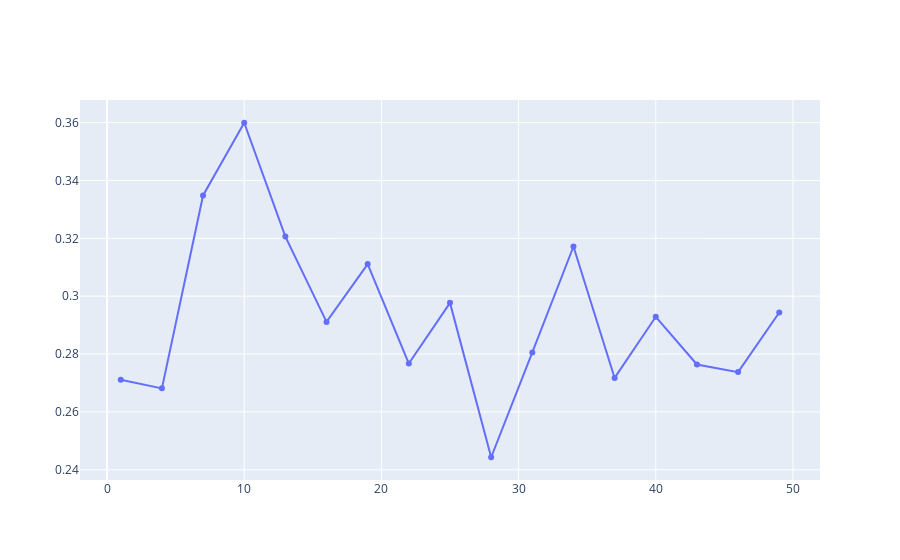

Here is the notebook cell this chart was saved with:
### Code cell
multex_scores = score_topics(multex_dictionary, multex_bow, multex_texts, start = 1, step = 3, stop = 52)
    
plot_topic_scores(multex_scores)

### Figure 1 — Plotly figure (JSON) as saved in the notebook; plotly's stock layout.template omitted (floating-point values rounded to 4 significant figures)
{"data": [{"name": "Scores", "type": "scatter", "x": [1, 4, 7, 10, 13, 16, 19, 22, 25, 28, 31, 34, 37, 40, 43, 46, 49], "y": [0.2711, 0.2681, 0.3348, 0.3599, 0.3206, 0.2911, 0.3111, 0.2767, 0.2977, 0.2443, 0.2806, 0.3172, 0.2717, 0.2929, 0.2764, 0.2737, 0.2944]}], "layout": {"autosize": true, "xaxis": {"autorange": true, "range": [-2.026, 52.03], "type": "linear"}, "yaxis": {"autorange": true, "range": [0.2348, 0.3695], "type": "linear"}}}
